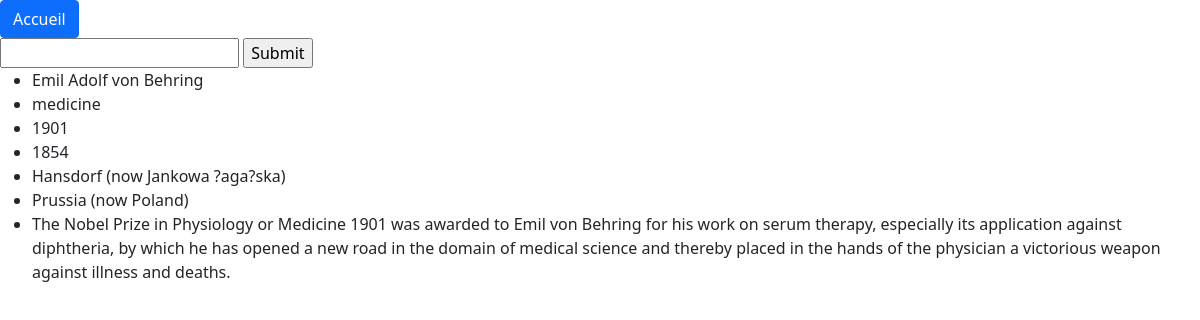
The app's page /info.php?id=3 with its own data.
### tables this page shows
CREATE TABLE nobels (
    id  INT NOT NULL AUTO_INCREMENT,
    year INT NOT NULL,
    category VARCHAR(128) NOT NULL,
    name VARCHAR(128) NOT NULL,
    birthdate INT,
    birthplace VARCHAR(64),
    county VARCHAR(128),
    motivation TEXT,
    PRIMARY KEY (id)
);

### info.php (the view, shortened to what this page needs)
<?php
require_once('connexion.php');
?>
<!DOCTYPE html>
<html lang="en">
	<head>
		<link href="https://cdn.jsdelivr.net/npm/bootstrap@5.1.3/dist/css/bootstrap.min.css" rel="stylesheet">
	</head>
	<body>
        <button class="btn btn-primary" onClick="document.location.href='home.php'">Accueil</button>
        <form method="GET" action="info.php">
            <input type="number" name="id" />
            <input type="submit" name="voirInfos" />
        </form>
        <div class="table table-responsive w-100 d-block mx-auto">
        <table border="1" class="table table-stripped table-hover table-secondary ">
            <ul>
            <?php
                $id = $_GET["id"];
                $sql = 'SELECT * FROM nobels WHERE id = ?';
                $req = $db->prepare($sql);
                $req->execute([$id]);
                while($data=$req->fetch(PDO::FETCH_ASSOC)){
                    echo '<li>'.$data['name'].'</li><li>'.$data['category'].'</li><li>'.$data['year'].'</li>
                    <li>'.$data['birthdate'].'</li><li>'.$data['birthplace'].'</li><li>'.$data['county'].'</li><li>'.$data['motivation'].'</li>';
                }
            ?>
            </ul>
            </table>
        </div>
    </body>
</html>

### records on screen
nobels: name "Emil Adolf von Behring", category "medicine", year "1901", birthdate "1854", birthplace "Hansdorf (now Jankowa ?aga?ska)", county "Prussia (now Poland)", motivation "The Nobel Prize in Physiology or Medicine 1901 was awarded to Emil von Behring for his work on serum therapy, especially its application against diphtheria, by which he has opened a new road in the domain of medical science and thereby placed in the hands of the physician a victorious weapon against illness and deaths."
